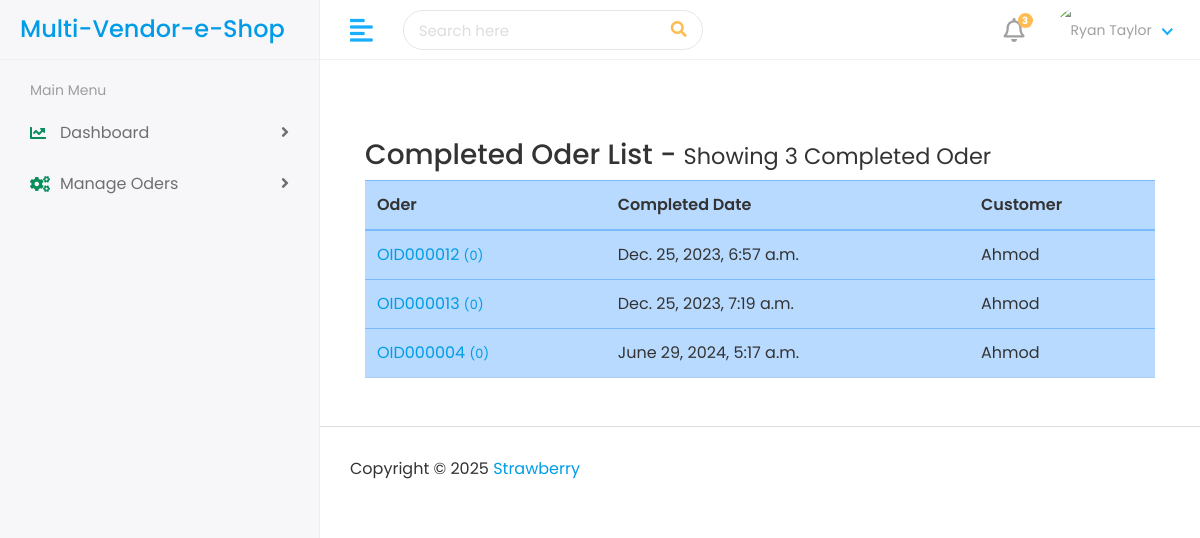
The app's page /admin-panel/completed-oder-list/ (signed in) with its own data.
### products/models.py (models this page shows, shortened)
class CompletedOder(models.Model):
    user = models.ForeignKey("accounts.CustomUser", on_delete=models.CASCADE)
    shipping_address = models.ForeignKey(CustomerAddress, on_delete=models.CASCADE)
    sub_total_price = models.FloatField()
    status = models.CharField(max_length=20)
    paid = models.BooleanField(default=False)
    complete_date = models.DateTimeField(auto_now_add=True)
    oder_number = models.CharField(max_length=12)

### accounts/models.py (models this page shows, shortened)
class CustomUser(AbstractBaseUser, PermissionsMixin):
    USER_ROLE = [
        ('1', 'Customer'),
        ('2', 'Editor'),
        ('3', 'Vendor'),
    ]
    email = models.EmailField(unique=True)
    first_name = models.CharField(max_length=30)
    last_name = models.CharField(max_length=30)
    mobile = models.PositiveIntegerField()
    user_role = models.CharField(choices=USER_ROLE, default=1, max_length=20)
    date_joined = models.DateTimeField(default=timezone.now)
    is_active = models.BooleanField(default=True)
    is_staff = models.BooleanField(default=True)
    objects = CustomUserManager()
    USERNAME_FIELD = 'email'
    REQUIRED_FIELDS = ['first_name', 'last_name','mobile']

### AdminPanel/views.py (the view)
# urls.py: path('admin-panel/completed-oder-list/', views.show_completed_oder_list, name='show_completed_oder_list'),
@login_required(login_url='user_login')
def show_completed_oder_list(request):
    completed_oder_list = CompletedOder.objects.all()
    context={
        'completed_oder_list':completed_oder_list
    }
    return render(request, 'admin-panel/completed_oder_list.html', context)

### templates/admin-panel/completed_oder_list.html (shortened to what this page needs)
{% extends "admin-panel/admin-base.html" %}
{% load static %}
{% block admin-body %}
<div class="container my-5">
    <h3>Completed Oder List - <small>Showing {{completed_oder_list|length}} Completed Oder</small></h3>
    <div class="table-responsive">
        <table class="table table-primary">
            <thead>
                <tr>
                    <th scope="col">Oder</th>
                    <th scope="col">Completed Date</th>
                    <th scope="col">Customer</th>
                </tr>
            </thead>
            <tbody>
                {% for oder in completed_oder_list %}
                    <tr class="">
                        <td scope="row"><a href="{% url 'show_completed_oder_item_list' oder.id %}">{{oder.oder_number}} <small>({{oder.delivered_items.count}})</small></a></td>
                        <td>{{oder.complete_date}}</td>
                        <td>{{oder.user.first_name}}</td>
                    </tr>
                {% endfor %}
            </tbody>
        </table>
    </div>
</div>
{% endblock admin-body %}

### templates/admin-panel/admin-base.html (shortened to what this page needs)
{% load static %}
<!DOCTYPE html>
<html lang="en">
  <head>
    <link
      rel="stylesheet"
      href="{% static 'admin-panel/assets/plugins/bootstrap/css/bootstrap.min.css' %}"
    />
    <link
      rel="stylesheet"
      href="{% static 'admin-panel/assets/plugins/fontawesome/css/fontawesome.min.css' %}"
    />
    <link
      rel="stylesheet"
      href="{% static 'admin-panel/assets/plugins/fontawesome/css/all.min.css' %}"
    />
    <link rel="stylesheet" href="{% static 'admin-panel/assets/css/style.css' %}" />
    <link rel="stylesheet" href="https://cdnjs.cloudflare.com/ajax/libs/font-awesome/4.7.0/css/font-awesome.min.css">
  </head>
  <body>
    <div class="main-wrapper">
      {% include 'admin-panel/includes/header.html' %}
      {% include 'admin-panel/includes/sidebar.html' %}
      <div class="page-wrapper">
        <div class="content container-fluid">
          {% block admin-body %}{% endblock admin-body %}
        </div>
        {% include 'admin-panel/includes/footer.html' %}
      </div>
    </div>
  </body>
</html>

### templates/admin-panel/includes/header.html (shortened to what this page needs)
{% load static %}
<div class="header">
   <div class="header-left">
     <a href="{% url 'home' %}" class="logo">
       <h4 class="mt-2 mb-2">Multi-Vendor-e-Shop</h4>
     </a>
   </div>
   <a href="javascript:void(0);" id="toggle_btn">
     <i class="fas fa-align-left"></i>
   </a>
   <div class="top-nav-search">
     <form>
       <input type="text" class="form-control" placeholder="Search here" />
       <button class="btn" type="submit">
         <i class="fas fa-search"></i>
       </button>
     </form>
   </div>
   <ul class="nav user-menu">
     <li class="nav-item dropdown noti-dropdown">
       <a href="#" class="dropdown-toggle nav-link" data-toggle="dropdown">
         <i class="far fa-bell"></i>
         <span class="badge badge-pill">3</span>
       </a>
     </li>
     <li class="nav-item dropdown has-arrow">
       <a href="#" class="dropdown-toggle nav-link" data-toggle="dropdown">
         <span class="user-img"
           ><img
             class="rounded-circle"
             src="{% static 'assets/img/profiles/avataaars.png' %}"
             width="31"
             alt="Ryan Taylor"
         /></span>
       </a>
     </li>
   </ul>
 </div>

### templates/admin-panel/includes/sidebar.html (shortened to what this page needs)
{% load static %}
<div class="sidebar" id="sidebar">
  <div class="sidebar-inner slimscroll">
    <div id="sidebar-menu" class="sidebar-menu">
      <ul>
        <li class="menu-title">
          <span>Main Menu</span>
        </li>
        <li class="">
          <a href="{% url 'dashboard' %}"
            ><i class="fas fa-solid fa-chart-line" style="color: #068e5a;"></i> <span> Dashboard</span>
            <span class="menu-arrow"></span
          ></a>
        </li>
        <li class="submenu">
          <a href="#">
            <i class="fas fa-solid fa-gears" style="color: #068e5a;"></i> <span>Manage Oders</span><span class="menu-arrow"></span>
          </a>
        </li>
      </ul>
    </div>
  </div>
</div>

### templates/admin-panel/includes/footer.html
{% load static %}
    <footer>
       <p>Copyright © 2025   <a href="#"> Strawberry </a></p>
    </footer>

### records on screen
CompletedOder: oder_number "OID000012", delivered_items.count "0", complete_date "Dec. 25, 2023, 6:57 a.m.", user.first_name "Ahmod"
CompletedOder: oder_number "OID000013", delivered_items.count "0", complete_date "Dec. 25, 2023, 7:19 a.m.", user.first_name "Ahmod"
CompletedOder: oder_number "OID000004", delivered_items.count "0", complete_date "June 29, 2024, 5:17 a.m.", user.first_name "Ahmod"

### other values on screen
{{ completed_oder_list|length }} "3"
